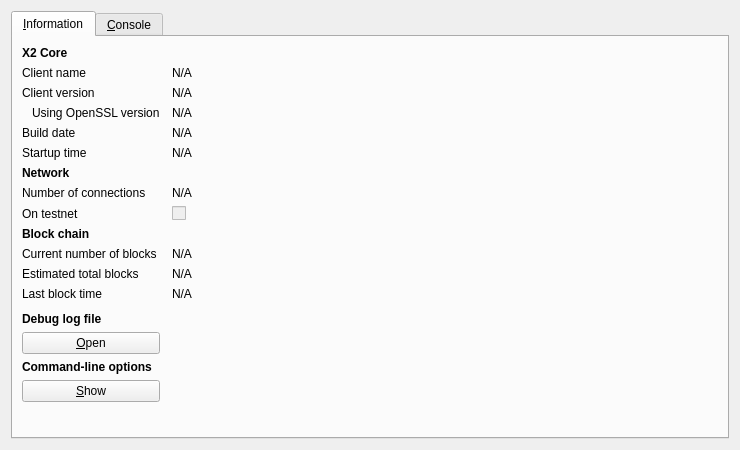
<?xml version="1.0" encoding="UTF-8"?>
<ui version="4.0">
 <class>RPCConsole</class>
 <widget class="QDialog" name="RPCConsole">
  <property name="geometry">
   <rect>
    <x>0</x>
    <y>0</y>
    <width>740</width>
    <height>450</height>
   </rect>
  </property>
  <property name="windowTitle">
   <string>X2 - Debug window</string>
  </property>
  <layout class="QVBoxLayout" name="verticalLayout_2">
   <item>
    <widget class="QTabWidget" name="tabWidget">
     <property name="currentIndex">
      <number>0</number>
     </property>
     <widget class="QWidget" name="tab_info">
      <attribute name="title">
       <string>&amp;Information</string>
      </attribute>
      <layout class="QGridLayout" name="gridLayout" columnstretch="0,1">
       <property name="horizontalSpacing">
        <number>12</number>
       </property>
       <item row="0" column="0">
        <widget class="QLabel" name="label_9">
         <property name="font">
          <font>
           <weight>75</weight>
           <bold>true</bold>
          </font>
         </property>
         <property name="text">
          <string>X2 Core</string>
         </property>
        </widget>
       </item>
       <item row="1" column="0">
        <widget class="QLabel" name="label_5">
         <property name="text">
          <string>Client name</string>
         </property>
        </widget>
       </item>
       <item row="1" column="1">
        <widget class="QLabel" name="clientName">
         <property name="cursor">
          <cursorShape>IBeamCursor</cursorShape>
         </property>
         <property name="text">
          <string>N/A</string>
         </property>
         <property name="textFormat">
          <enum>Qt::PlainText</enum>
         </property>
         <property name="textInteractionFlags">
          <set>Qt::LinksAccessibleByMouse|Qt::TextSelectableByKeyboard|Qt::TextSelectableByMouse</set>
         </property>
        </widget>
       </item>
       <item row="2" column="0">
        <widget class="QLabel" name="label_6">
         <property name="text">
          <string>Client version</string>
         </property>
        </widget>
       </item>
       <item row="2" column="1">
        <widget class="QLabel" name="clientVersion">
         <property name="cursor">
          <cursorShape>IBeamCursor</cursorShape>
         </property>
         <property name="text">
          <string>N/A</string>
         </property>
         <property name="textFormat">
          <enum>Qt::PlainText</enum>
         </property>
         <property name="textInteractionFlags">
          <set>Qt::LinksAccessibleByMouse|Qt::TextSelectableByKeyboard|Qt::TextSelectableByMouse</set>
         </property>
        </widget>
       </item>
       <item row="3" column="0">
        <widget class="QLabel" name="label_14">
         <property name="text">
          <string>Using OpenSSL version</string>
         </property>
         <property name="indent">
          <number>10</number>
         </property>
        </widget>
       </item>
       <item row="3" column="1">
        <widget class="QLabel" name="openSSLVersion">
         <property name="cursor">
          <cursorShape>IBeamCursor</cursorShape>
         </property>
         <property name="text">
          <string>N/A</string>
         </property>
         <property name="textFormat">
          <enum>Qt::PlainText</enum>
         </property>
         <property name="textInteractionFlags">
          <set>Qt::LinksAccessibleByMouse|Qt::TextSelectableByKeyboard|Qt::TextSelectableByMouse</set>
         </property>
        </widget>
       </item>
       <item row="4" column="0">
        <widget class="QLabel" name="label_12">
         <property name="text">
          <string>Build date</string>
         </property>
        </widget>
       </item>
       <item row="4" column="1">
        <widget class="QLabel" name="buildDate">
         <property name="cursor">
          <cursorShape>IBeamCursor</cursorShape>
         </property>
         <property name="text">
          <string>N/A</string>
         </property>
         <property name="textFormat">
          <enum>Qt::PlainText</enum>
         </property>
         <property name="textInteractionFlags">
          <set>Qt::LinksAccessibleByMouse|Qt::TextSelectableByKeyboard|Qt::TextSelectableByMouse</set>
         </property>
        </widget>
       </item>
       <item row="5" column="0">
        <widget class="QLabel" name="label_13">
         <property name="text">
          <string>Startup time</string>
         </property>
        </widget>
       </item>
       <item row="5" column="1">
        <widget class="QLabel" name="startupTime">
         <property name="cursor">
          <cursorShape>IBeamCursor</cursorShape>
         </property>
         <property name="text">
          <string>N/A</string>
         </property>
         <property name="textFormat">
          <enum>Qt::PlainText</enum>
         </property>
         <property name="textInteractionFlags">
          <set>Qt::LinksAccessibleByMouse|Qt::TextSelectableByKeyboard|Qt::TextSelectableByMouse</set>
         </property>
        </widget>
       </item>
       <item row="6" column="0">
        <widget class="QLabel" name="label_11">
         <property name="font">
          <font>
           <weight>75</weight>
           <bold>true</bold>
          </font>
         </property>
         <property name="text">
          <string>Network</string>
         </property>
        </widget>
       </item>
       <item row="7" column="0">
        <widget class="QLabel" name="label_7">
         <property name="text">
          <string>Number of connections</string>
         </property>
        </widget>
       </item>
       <item row="7" column="1">
        <widget class="QLabel" name="numberOfConnections">
         <property name="cursor">
          <cursorShape>IBeamCursor</cursorShape>
         </property>
         <property name="text">
          <string>N/A</string>
         </property>
         <property name="textFormat">
          <enum>Qt::PlainText</enum>
         </property>
         <property name="textInteractionFlags">
          <set>Qt::LinksAccessibleByMouse|Qt::TextSelectableByKeyboard|Qt::TextSelectableByMouse</set>
         </property>
        </widget>
       </item>
       <item row="8" column="0">
        <widget class="QLabel" name="label_8">
         <property name="text">
          <string>On testnet</string>
         </property>
        </widget>
       </item>
       <item row="8" column="1">
        <widget class="QCheckBox" name="isTestNet">
         <property name="enabled">
          <bool>false</bool>
         </property>
         <property name="text">
          <string/>
         </property>
        </widget>
       </item>
       <item row="9" column="0">
        <widget class="QLabel" name="label_10">
         <property name="font">
          <font>
           <weight>75</weight>
           <bold>true</bold>
          </font>
         </property>
         <property name="text">
          <string>Block chain</string>
         </property>
        </widget>
       </item>
       <item row="10" column="0">
        <widget class="QLabel" name="label_3">
         <property name="text">
          <string>Current number of blocks</string>
         </property>
        </widget>
       </item>
       <item row="10" column="1">
        <widget class="QLabel" name="numberOfBlocks">
         <property name="cursor">
          <cursorShape>IBeamCursor</cursorShape>
         </property>
         <property name="text">
          <string>N/A</string>
         </property>
         <property name="textFormat">
          <enum>Qt::PlainText</enum>
         </property>
         <property name="textInteractionFlags">
          <set>Qt::LinksAccessibleByMouse|Qt::TextSelectableByKeyboard|Qt::TextSelectableByMouse</set>
         </property>
        </widget>
       </item>
       <item row="11" column="0">
        <widget class="QLabel" name="label_4">
         <property name="text">
          <string>Estimated total blocks</string>
         </property>
        </widget>
       </item>
       <item row="11" column="1">
        <widget class="QLabel" name="totalBlocks">
         <property name="cursor">
          <cursorShape>IBeamCursor</cursorShape>
         </property>
         <property name="text">
          <string>N/A</string>
         </property>
         <property name="textFormat">
          <enum>Qt::PlainText</enum>
         </property>
         <property name="textInteractionFlags">
          <set>Qt::LinksAccessibleByMouse|Qt::TextSelectableByKeyboard|Qt::TextSelectableByMouse</set>
         </property>
        </widget>
       </item>
       <item row="12" column="0">
        <widget class="QLabel" name="label_2">
         <property name="text">
          <string>Last block time</string>
         </property>
        </widget>
       </item>
       <item row="12" column="1">
        <widget class="QLabel" name="lastBlockTime">
         <property name="cursor">
          <cursorShape>IBeamCursor</cursorShape>
         </property>
         <property name="text">
          <string>N/A</string>
         </property>
         <property name="textFormat">
          <enum>Qt::PlainText</enum>
         </property>
         <property name="textInteractionFlags">
          <set>Qt::LinksAccessibleByMouse|Qt::TextSelectableByKeyboard|Qt::TextSelectableByMouse</set>
         </property>
        </widget>
       </item>
       <item row="13" column="0">
        <spacer name="verticalSpacer_2">
         <property name="orientation">
          <enum>Qt::Vertical</enum>
         </property>
         <property name="sizeHint" stdset="0">
          <size>
           <width>20</width>
           <height>20</height>
          </size>
         </property>
        </spacer>
       </item>
       <item row="14" column="0">
        <widget class="QLabel" name="labelDebugLogfile">
         <property name="font">
          <font>
           <weight>75</weight>
           <bold>true</bold>
          </font>
         </property>
         <property name="text">
          <string>Debug log file</string>
         </property>
        </widget>
       </item>
       <item row="15" column="0">
        <widget class="QPushButton" name="openDebugLogfileButton">
         <property name="toolTip">
          <string>Open the X2 debug log file from the current data directory. This can take a few seconds for large log files.</string>
         </property>
         <property name="text">
          <string>&amp;Open</string>
         </property>
         <property name="autoDefault">
          <bool>false</bool>
         </property>
        </widget>
       </item>
       <item row="16" column="0">
        <widget class="QLabel" name="labelCLOptions">
         <property name="font">
          <font>
           <weight>75</weight>
           <bold>true</bold>
          </font>
         </property>
         <property name="text">
          <string>Command-line options</string>
         </property>
        </widget>
       </item>
       <item row="17" column="0">
        <widget class="QPushButton" name="showCLOptionsButton">
         <property name="toolTip">
          <string>Show the X2-Qt help message to get a list with possible X2 command-line options.</string>
         </property>
         <property name="text">
          <string>&amp;Show</string>
         </property>
         <property name="autoDefault">
          <bool>false</bool>
         </property>
        </widget>
       </item>
       <item row="18" column="0">
        <spacer name="verticalSpacer">
         <property name="orientation">
          <enum>Qt::Vertical</enum>
         </property>
         <property name="sizeHint" stdset="0">
          <size>
           <width>20</width>
           <height>40</height>
          </size>
         </property>
        </spacer>
       </item>
      </layout>
     </widget>
     <widget class="QWidget" name="tab_console">
      <attribute name="title">
       <string>&amp;Console</string>
      </attribute>
      <layout class="QVBoxLayout" name="verticalLayout_3">
       <property name="spacing">
        <number>3</number>
       </property>
       <item>
        <widget class="QTextEdit" name="messagesWidget">
         <property name="minimumSize">
          <size>
           <width>0</width>
           <height>100</height>
          </size>
         </property>
         <property name="readOnly">
          <bool>true</bool>
         </property>
         <property name="tabKeyNavigation" stdset="0">
          <bool>false</bool>
         </property>
         <property name="columnCount" stdset="0">
          <number>2</number>
         </property>
        </widget>
       </item>
       <item>
        <layout class="QHBoxLayout" name="horizontalLayout">
         <property name="spacing">
          <number>3</number>
         </property>
         <item>
          <widget class="QLabel" name="label">
           <property name="text">
            <string notr="true">&gt;</string>
           </property>
          </widget>
         </item>
         <item>
          <widget class="QLineEdit" name="lineEdit"/>
         </item>
         <item>
          <widget class="QPushButton" name="clearButton">
           <property name="maximumSize">
            <size>
             <width>24</width>
             <height>24</height>
            </size>
           </property>
           <property name="toolTip">
            <string>Clear console</string>
           </property>
           <property name="text">
            <string/>
           </property>
           <property name="icon">
            <iconset resource="../bitcoin.qrc">
             <normaloff>:/icons/remove</normaloff>:/icons/remove</iconset>
           </property>
           <property name="shortcut">
            <string notr="true">Ctrl+L</string>
           </property>
           <property name="autoDefault">
            <bool>false</bool>
           </property>
          </widget>
         </item>
        </layout>
       </item>
      </layout>
     </widget>
    </widget>
   </item>
  </layout>
 </widget>
 <resources>
  <include location="../bitcoin.qrc"/>
 </resources>
 <connections/>
</ui>
